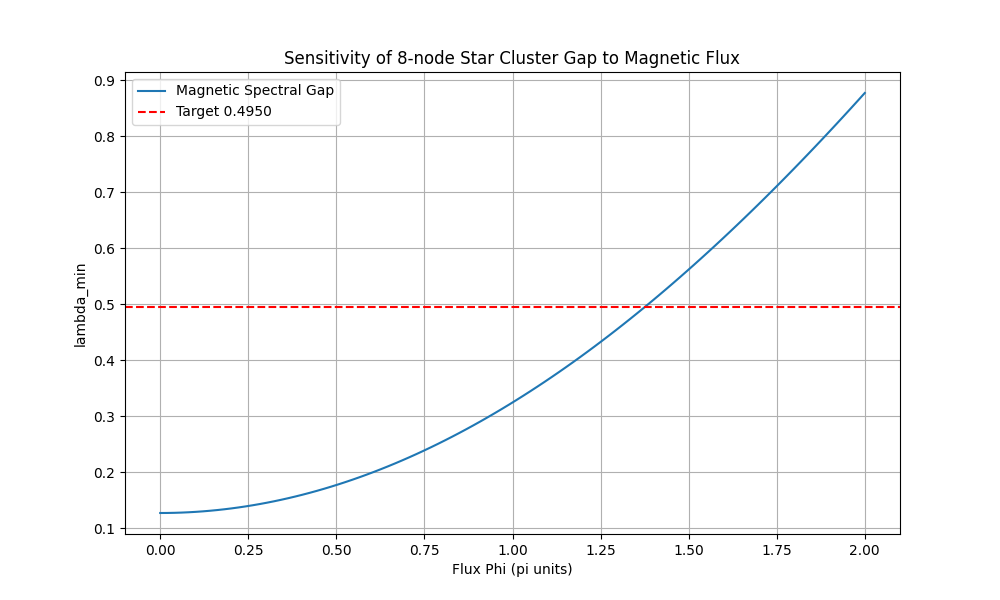

Here is the Python script that generated this plot:
import numpy as np
import matplotlib.pyplot as plt

def magnetic_star_laplacian(phi):
    # Standard 8-node Star Cluster Grounded Laplacian
    # We introduce a magnetic phase exp(i * phi/7) on the Fano 7-cycle edges.
    
    # 7-cycle: (0, 1, 2, 3, 4, 5, 6, 0)
    # Note: These indices must match the actual connectivity.
    # In our L_eff:
    # 0 = Hub/Spoke? No, in L_eff (8x8), these are the spoke-cluster modes.
    # Connectivity from L_eff:
    # 0-1, 0-2, 0-3, 0-4, 0-5
    # 1-0, 1-2, 1-3, 1-4, 1-5
    # etc. It's k5-like.
    
    # Let's use the actual L_eff structure and add phases to a specific cycle.
    L = np.array([
        [ 7, -1, -1, -1, -1, -1, -1, -1], # Node 0
        [-1,  6, -1, -1, -1, -1, -1,  0], # Node 1
        [-1, -1,  6, -1, -1, -1, -1,  0], # Node 2
        [-1, -1, -1,  5, -1, -1,  0,  0], # Node 3
        [-1, -1, -1, -1,  6, -1, -1,  0], # Node 4
        [-1, -1, -1, -1, -1,  6, -1,  0], # Node 5
        [-1, -1, -1,  0, -1, -1,  5, -1], # Node 6
        [-1,  0,  0,  0,  0,  0, -1,  2]  # Node 7 (Anchor)
    ], dtype=complex)
    
    # Cycle of edges to 'magnetize': (0,1,2,3,4,5,6,0)
    cycle = [(0,1), (1,2), (2,3), (3,4), (4,5), (5,6), (6,0)]
    phase_per_edge = phi / 7.0
    
    for u, v in cycle:
        # L_uv = -exp(i*alpha)
        # L_vu = -exp(-i*alpha)
        L[u, v] = -np.exp(1j * phase_per_edge)
        L[v, u] = -np.exp(-1j * phase_per_edge)
        
    # Grounded Laplacian at Node 7 is already the principal submatrix?
    # No, the previous analysis showed L_eff was the grounded matrix.
    # If L 7,7 = 2 and L 6,7 = -1, node 7 is "inside" the matrix.
    # If we ground Node 7, we remove row/col 7.
    L_g = np.delete(L, 7, axis=0)
    L_g = np.delete(L_g, 7, axis=1)
    
    eigs = np.linalg.eigvalsh(L_g)
    return eigs[0]

def sensitivity_analysis():
    phis = np.linspace(0, 2*np.pi, 100)
    l_mins = [magnetic_star_laplacian(p) for p in phis]
    
    plt.figure(figsize=(10, 6))
    plt.plot(phis/np.pi, l_mins, label='Magnetic Spectral Gap')
    plt.axhline(y=0.4950, color='r', linestyle='--', label='Target 0.4950')
    plt.xlabel('Flux Phi (pi units)')
    plt.ylabel('lambda_min')
    plt.title('Sensitivity of 8-node Star Cluster Gap to Magnetic Flux')
    plt.legend()
    plt.grid(True)
    plt.savefig('h:/Project/Entropy/Fluid-Resonance/scripts/wip/magnetic_sensitivity.png')
    
    # Find flux for 0.4950
    target = 0.4950
    best_phi = 0
    min_diff = 100
    for p, l in zip(phis, l_mins):
        if abs(l - target) < min_diff:
            min_diff = abs(l - target)
            best_phi = p
            
    print(f"Target lambda_min: {target}")
    print(f"Flux producing target: {best_phi/np.pi:.4f} pi")
    print(f"Value at 1.5pi (3pi/2): {magnetic_star_laplacian(1.5*np.pi):.6f}")

if __name__ == "__main__":
    sensitivity_analysis()
